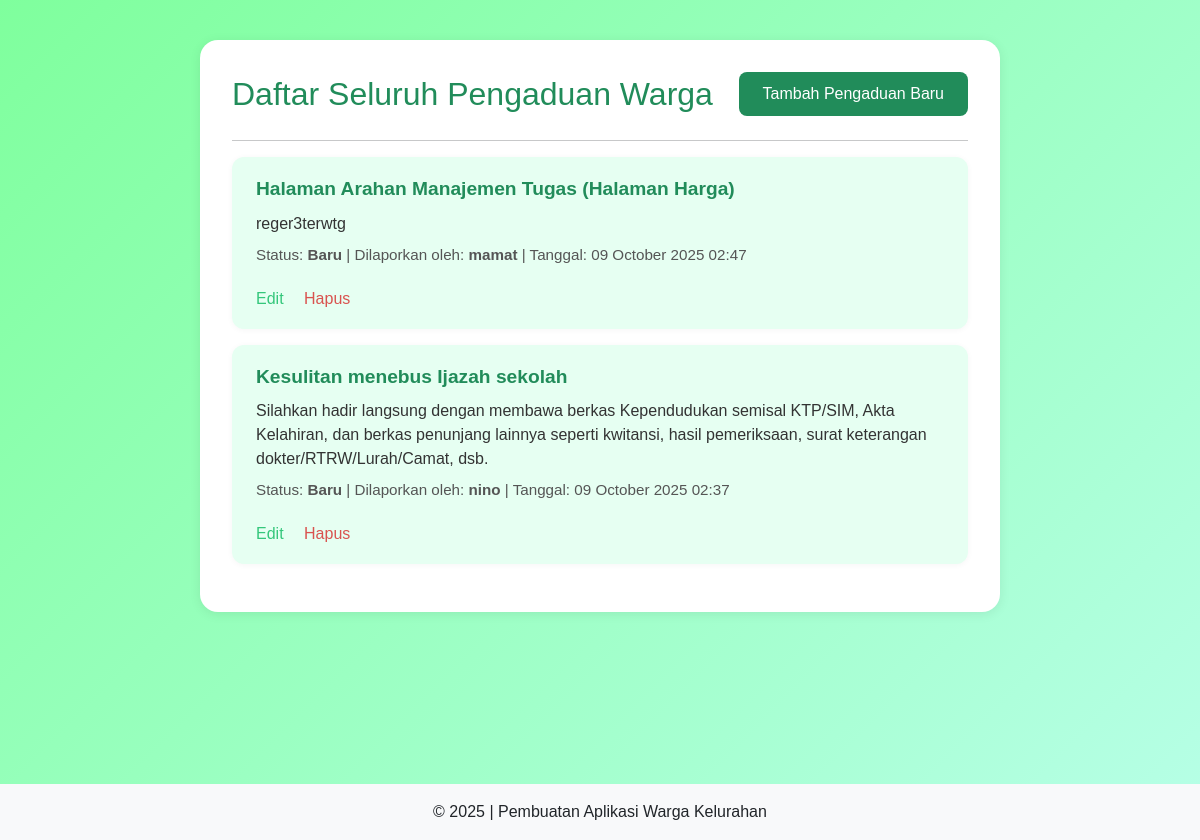
Before: /warga/pengaduan/ with the older database file.
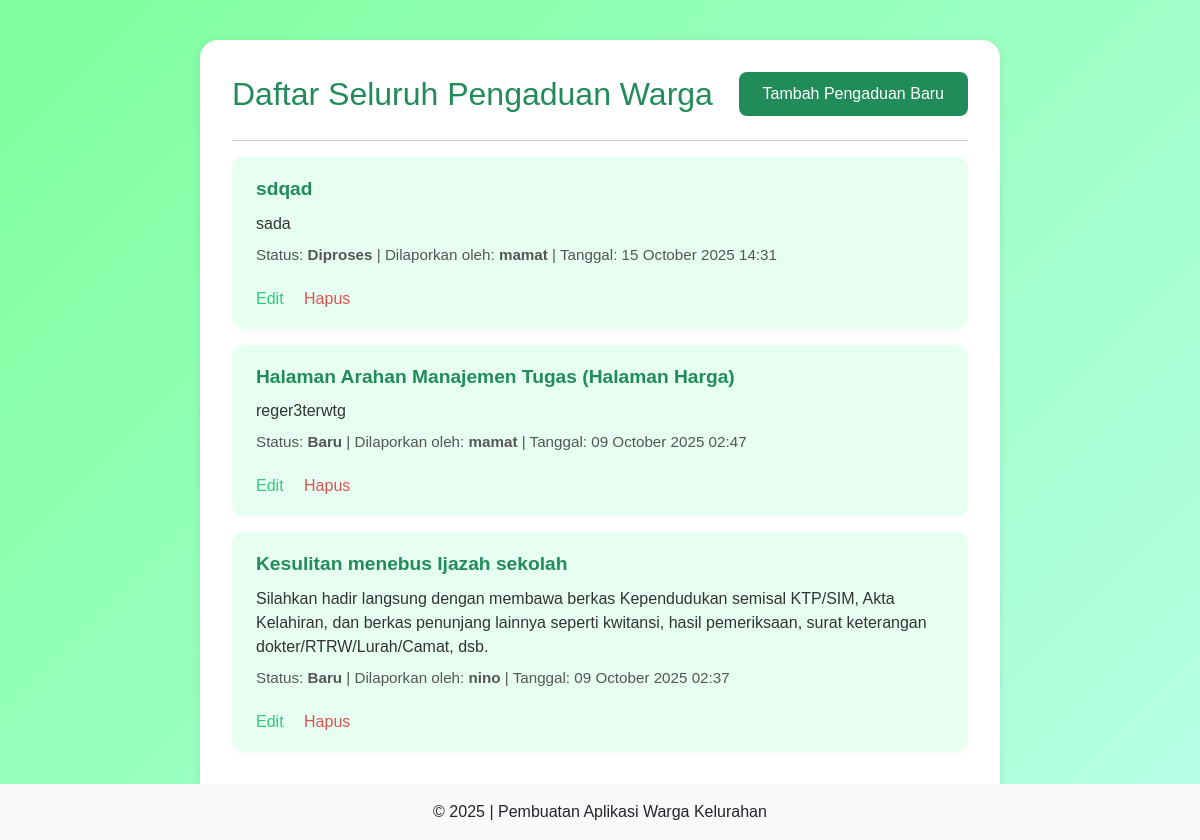
After: the same page with the newer database file.
### warga/models.py (models this page shows, shortened)
class Pengaduan(models.Model):
    STATUS_CHOICES = [
        ('BARU', 'Baru'),
        ('DIPROSES', 'Diproses'),
        ('SELESAI', 'Selesai'),
    ]
    judul = models.CharField(
        max_length=200,
        verbose_name="Judul Pengaduan"
    )
    isi = models.TextField(
        verbose_name="Isi Pengaduan"
    )
    status = models.CharField(max_length=10, choices=STATUS_CHOICES, default='BARU')
    tanggal_pengaduan = models.DateTimeField(
        auto_now_add=True
    )
    pelapor = models.ForeignKey(Warga, on_delete=models.CASCADE, related_name='pengaduan')

class Warga(models.Model):
    nik = models.CharField(max_length=16, unique=True, verbose_name="Nomor Induk Kependudukan")
    nama_lengkap = models.CharField(max_length=100, verbose_name="Nama Lengkap")
    alamat = models.TextField(verbose_name="Alamat Tinggal")
    no_telepon = models.CharField(max_length=15, blank=True, verbose_name="Nomor Telepon")
    tanggal_registrasi = models.DateTimeField(auto_now_add=True)

### warga/views.py (the view)
# urls.py: path('pengaduan/', PengaduanListView.as_view(), name='pengaduan-list'),
class PengaduanListView(ListView):
    model = Pengaduan
    template_name = 'warga/pengaduan_list.html'
    context_object_name = 'daftar_pengaduan'
    ordering = ['-tanggal_pengaduan']

### warga/templates/warga/pengaduan_list.html (shortened to what this page needs)
{% extends 'warga/base.html' %}
{% block content %}
    <div class="aduan-container">
        <div class="aduan-header">
            <h1>Daftar Seluruh Pengaduan Warga</h1>
            <a href="{% url 'pengaduan-tambah' %}">Tambah Pengaduan Baru</a>
        </div>
        <hr>
        <div class="aduan-list">
            {% if daftar_pengaduan %}
                {% for aduan in daftar_pengaduan %}
                    <div class="aduan-card">
                        <div class="aduan-title">{{ aduan.judul }}</div>
                        <div class="aduan-desc">{{ aduan.isi }}</div>
                        <div class="aduan-meta">
                            Status: <strong>{{ aduan.get_status_display }}</strong> |
                            Dilaporkan oleh: <strong>{{ aduan.pelapor.nama_lengkap }}</strong> |
                            Tanggal: {{ aduan.tanggal_pengaduan|date:"d F Y H:i" }}
                        </div>
                        <div class="aduan-actions">
                            <a href="{% url 'pengaduan-edit' aduan.pk %}">Edit</a>
                            <a href="{% url 'pengaduan-hapus' aduan.pk %}" class="delete">Hapus</a>
                        </div>
                    </div>
                {% endfor %}
            {% else %}
                <div class="alert-info">
                    Belum ada pengaduan yang dibuat oleh warga manapun.
                </div>
            {% endif %}
        </div>
    </div>
{% endblock %}

Changed rows visible on the page:
added Pengaduan: judul "sdqad", isi "sada", status "Diproses", pelapor.nama_lengkap "mamat", tanggal_pengaduan "15 October 2025 14:31"
